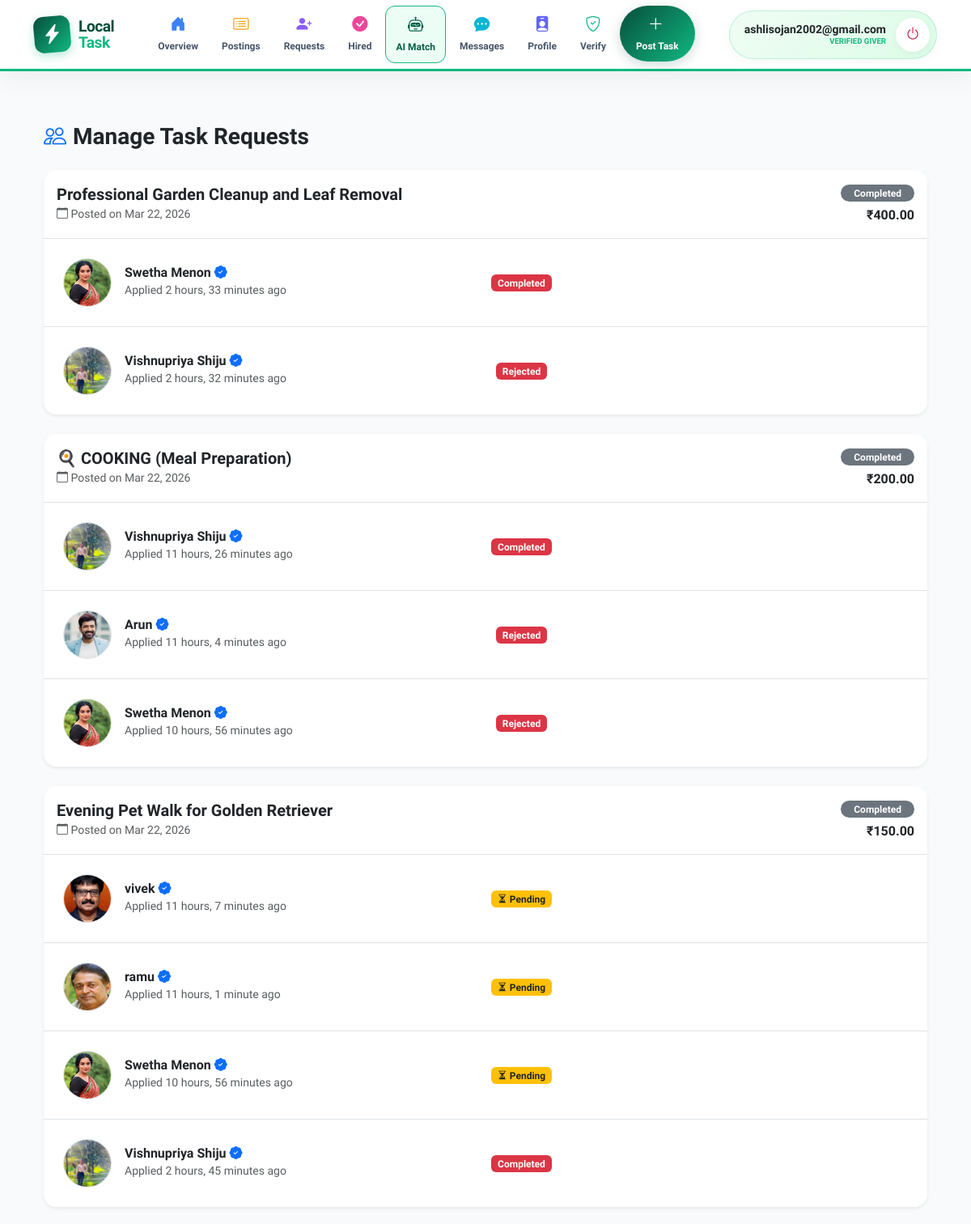
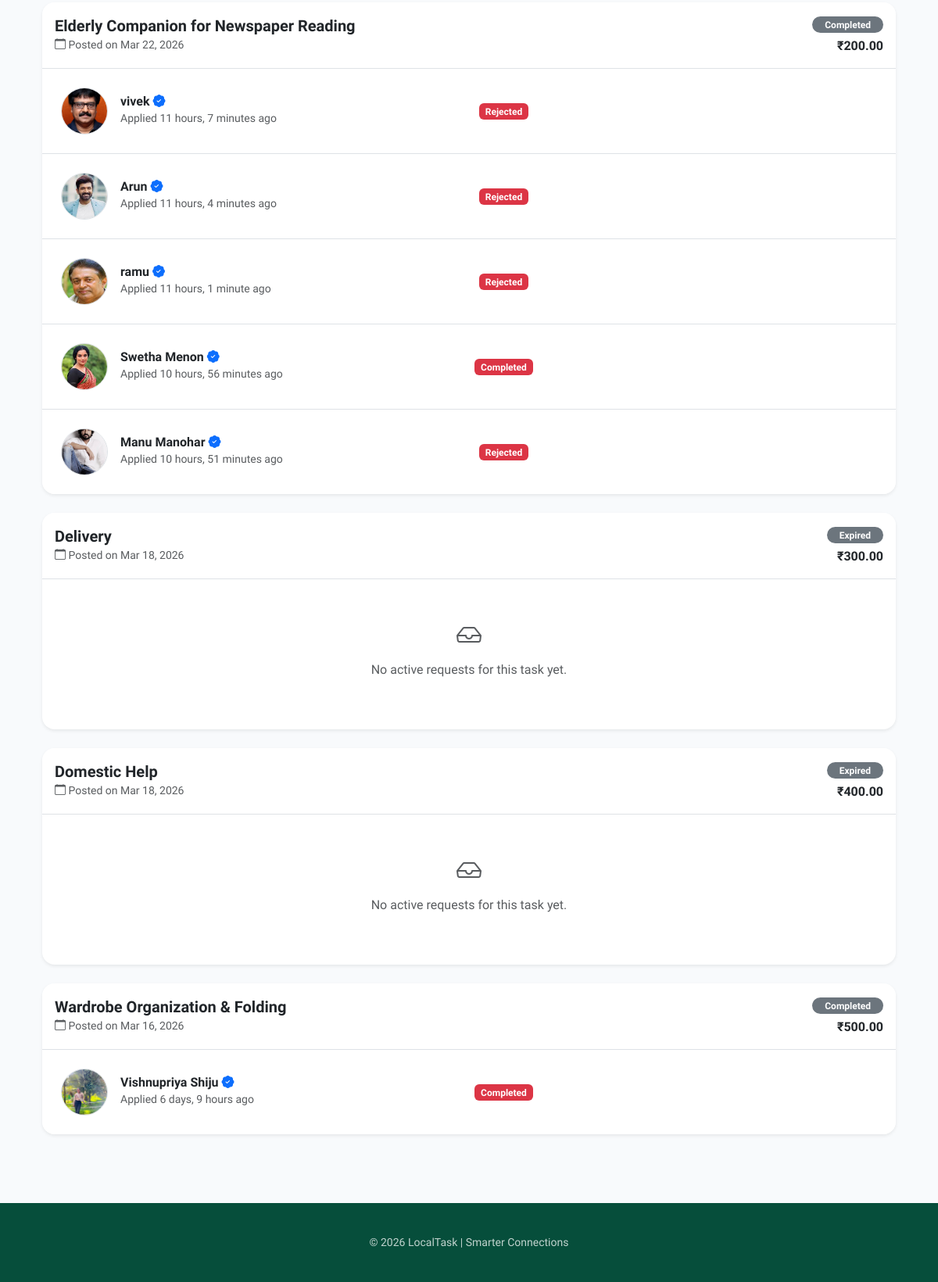
Page /manage-requests/ (signed in) on the committed database (2 pictures, top to bottom).
### accounts/models.py (models this page shows, shortened)
class User(AbstractUser):
    name = models.CharField(max_length=100)
    email = models.EmailField(unique=True)
    phone = models.CharField(max_length=15)
    ROLE_CHOICES = (
        ('giver', 'Giver'),
        ('doer', 'Doer'),
        ('admin', 'Admin'),
    )
    role = models.CharField(max_length=10, choices=ROLE_CHOICES)
    adhar_photo = models.ImageField(upload_to='adhar_photos/', null=True, blank=True)
    photo = models.ImageField(upload_to='profile_photos/', null=True, blank=True)
    certificate_file = models.FileField(upload_to='certificates/', null=True, blank=True)
    verification_attempts = models.IntegerField(default=0)
    approval_status = models.CharField(max_length=20, default='pending')
    status = models.CharField(max_length=20, default='Active')
    verification_live_photo = models.ImageField(
    upload_to='verification/live_photos/',
    null=True,
    blank=True
)
    USERNAME_FIELD = 'email'
    REQUIRED_FIELDS = ['username', 'name']

### giver/models.py (models this page shows, shortened)
class Task(models.Model):
    STATUS_CHOICES = [
        ('Open', 'Open'),
        ('Requested', 'Requested'),
        ('Accepted', 'Accepted'),
        ('Completed', 'Completed'),
        ('Cancelled', 'Cancelled'),
        ('Expired', 'Expired'),
    ]
    giver = models.ForeignKey(settings.AUTH_USER_MODEL, on_delete=models.CASCADE, related_name='tasks_posted')
    doer = models.ForeignKey(settings.AUTH_USER_MODEL, on_delete=models.SET_NULL, null=True, blank=True, related_name='tasks_accepted')
    category = models.ForeignKey(Category, on_delete=models.CASCADE)
    skill = models.ForeignKey(Skill, on_delete=models.CASCADE)
    district = models.ForeignKey(District, on_delete=models.SET_NULL, null=True)
    place = models.ForeignKey(Place, on_delete=models.SET_NULL, null=True)
    pincode = models.ForeignKey(Pincode, on_delete=models.SET_NULL, null=True)
    title = models.CharField(max_length=150)
    description = models.TextField()
    budget = models.DecimalField(max_digits=10, decimal_places=2)
    status = models.CharField(max_length=30, choices=STATUS_CHOICES, default='Open')
    created_at = models.DateTimeField(auto_now_add=True)
    expiry_at = models.DateTimeField(null=True, blank=True)
    deadline_datetime = models.DateTimeField()
    is_active = models.BooleanField(default=True)

### doer/models.py (models this page shows, shortened)
class TaskRequest(models.Model):
    STATUS_CHOICES = [
        ('Pending', 'Pending'),
        ('Accepted', 'Accepted'),
        ('Rejected', 'Rejected'),
        ('Cancelled', 'Cancelled'),
    ]
    task = models.ForeignKey(Task, on_delete=models.CASCADE, related_name='task_requests')
    doer = models.ForeignKey(settings.AUTH_USER_MODEL, on_delete=models.CASCADE, related_name='my_requests')
    status = models.CharField(max_length=20, choices=STATUS_CHOICES, default='Pending')
    message = models.TextField(blank=True, null=True)
    created_at = models.DateTimeField(auto_now_add=True)
    updated_at = models.DateTimeField(auto_now=True)
    class Meta:
        unique_together = ('task', 'doer')

### giver/views.py (the view)
# urls.py: path('manage-requests/', views.view_task_requests, name='manage_requests'),
@never_cache
@login_required
def view_task_requests(request):
    my_tasks = Task.objects.filter(giver=request.user).prefetch_related(
        'task_requests', 'task_requests__doer'
    ).order_by('-created_at')
    return render(request, 'giver/view_requests.html', {
        'my_tasks': my_tasks
    })

### giver/templates/giver/view_requests.html (shortened to what this page needs)
{% extends 'giver/base_giver.html' %}
{% block content %}
<div class="container py-4">
    <h3 class="fw-bold mb-4"><i class="bi bi-people text-primary me-2"></i>Manage Task Requests</h3>
    {% for task in my_tasks %}
    <div class="card shadow-sm border-0 rounded-4 mb-4 overflow-hidden">
        <div class="card-header bg-white py-3 border-bottom">
            <div class="d-flex justify-content-between align-items-center">
                <div>
                    <h5 class="fw-bold mb-0">{{ task.title }}</h5>
                    <small class="text-muted"><i class="bi bi-calendar"></i> Posted on {{ task.created_at|date:"M d, Y" }}</small>
                </div>
                <div class="text-end">
                    <span class="badge {% if task.status == 'Open' %}bg-success{% else %}bg-secondary{% endif %} rounded-pill px-3">
                        {{ task.status }}
                    </span>
                    <div class="fw-bold text-dark mt-1">₹{{ task.budget }}</div>
                </div>
            </div>
        </div>
        <div class="card-body p-0">
            <div class="list-group list-group-flush">
                {% for req in task.task_requests.all %}
                    {% if req.status != 'Cancelled' %}
                    <div class="list-group-item p-4">
                        <div class="row align-items-center">
                            <div class="col-md-5 d-flex align-items-center">
                                <a href="{% url 'public_doer_profile' req.doer.id %}" class="text-decoration-none">
                                    {% if req.doer.photo %}
                                        <img src="{{ req.doer.photo.url }}" class="rounded-circle border me-3" width="60" height="60" style="object-fit: cover;">
                                    {% else %}
                                        <div class="rounded-circle bg-primary text-white d-flex align-items-center justify-content-center me-3" style="width: 60px; height: 60px; font-size: 1.5rem;">
                                            {{ req.doer.name|slice:":1" }}
                                        </div>
                                    {% endif %}
                                </a>
                                <div>
                                    <h6 class="fw-bold mb-0">
                                        <a href="{% url 'public_doer_profile' req.doer.id %}" class="text-dark text-decoration-none">
                                            {{ req.doer.name }}
                                        </a>
                                        {% if req.doer.approval_status == 'Accepted' %}
                                            <i class="bi bi-patch-check-fill text-primary" title="Verified Doer"></i>
                                        {% endif %}
                                    </h6>
                                    <small class="text-muted">Applied {{ req.created_at|timesince }} ago</small>
                                </div>
                            </div>
                            <div class="col-md-3 text-center">
                                {% if req.status == 'Pending' %}
                                    <span class="badge bg-warning text-dark"><i class="bi bi-hourglass-split"></i> Pending</span>
                                {% elif req.status == 'Accepted' %}
                                    <span class="badge bg-success"><i class="bi bi-check-all"></i> Hired</span>
                                {% else %}
                                    <span class="badge bg-danger">{{ req.status }}</span>
                                {% endif %}
                            </div>
                        </div>
                    </div>
                    {% endif %}
                {% empty %}
                    <div class="p-5 text-center">
                        <i class="bi bi-inbox text-muted" style="font-size: 2rem;"></i>
                        <p class="text-muted mt-2">No active requests for this task yet.</p>
                    </div>
                {% endfor %}
            </div>
        </div>
    </div>
    {% empty %}
    <div class="text-center py-5">
        <i class="bi bi-plus-circle text-muted" style="font-size: 3rem;"></i>
        <p class="mt-3 text-muted">You haven't posted any tasks yet.</p>
        <a href="{% url 'post_task' %}" class="btn btn-primary rounded-pill">Post Your First Task</a>
    </div>
    {% endfor %}
</div>
{% endblock %}

### giver/templates/giver/base_giver.html (shortened to what this page needs)
<!DOCTYPE html>
<html lang="en">
<head>
    <link href="https://cdn.jsdelivr.net/npm/bootstrap@5.3.0/dist/css/bootstrap.min.css" rel="stylesheet">
    <link rel="stylesheet" href="https://cdn.jsdelivr.net/npm/bootstrap-icons@1.11.0/font/bootstrap-icons.css">
</head>
<body>
    <nav class="giver-nav sticky-top">
        <div class="container nav-container">
            <a href="{% url 'giver_home' %}" class="logo-box">
                <div class="logo-icon">
                    <i class="bi bi-lightning-charge-fill"></i>
                </div>
                <div class="logo-text">
                    Local<br><span style="color: var(--emerald-main)">Task</span>
                </div>
            </a>
            <ul class="nav-links-list">
                <li><a href="{% url 'giver_home' %}"><i class="bi bi-house-door-fill i-overview"></i>Overview</a></li>
                <li><a href="{% url 'my_tasks' %}"><i class="bi bi-card-list i-post"></i>Postings</a></li>
                <li><a href="{% url 'manage_requests' %}"><i class="bi bi-person-plus-fill i-req"></i>Requests</a></li>
                <li><a href="{% url 'giver_hired_tasks' %}"><i class="bi bi-check-circle-fill i-hired"></i>Hired</a></li>
                {% if user.approval_status == 'Accepted' %}
                <li><a href="{% url 'ai_match_expert_page' %}" class="ai-match-btn"><i class="bi bi-robot"></i>AI Match</a></li>
                {% else %}
                <li style="opacity: 0.4;"><a href="#" title="Verification Required"><i class="bi bi-lock-fill"></i>AI Match</a></li>
                {% endif %}
                <li><a href="{% url 'giver_chat_inbox' %}"><i class="bi bi-chat-dots-fill i-msg"></i>Messages</a></li>
                <li><a href="{% url 'giver_profile_view' %}"><i class="bi bi-person-badge-fill i-prof"></i>Profile</a></li>
                <li><a href="{% url 'giver_verification' %}"><i class="bi bi-shield-check i-verify"></i>Verify</a></li>
                <li><a href="{% url 'post_task' %}" class="post-task-cta"><i class="bi bi-plus-lg me-1"></i>Post Task</a></li>
            </ul>
            <div class="user-zone">
                <div class="user-meta d-none d-xl-block">
                    <div class="fw-bold text-dark small">{{ user.username }}</div>
                    <div style="font-size: 0.6rem; font-weight: 800; color: var(--emerald-main);">
                        {% if user.approval_status == 'Accepted' %}VERIFIED GIVER{% else %}GIVER{% endif %}
                    </div>
                </div>
                <a href="{% url 'logout_user' %}" class="logout-btn" title="Sign Out">
                    <i class="bi bi-power"></i>
                </a>
            </div>
        </div>
    </nav>
    <main class="main-wrapper">
        <div class="container">
            {% block content %}{% endblock %}
        </div>
    </main>
    <footer>
        <div class="container">
            <p class="small opacity-75 mb-0">&copy; 2026 LocalTask | Smarter Connections</p>
        </div>
    </footer>
</body>
</html>

### giver/templates/giver/base_giver.html (style rules this page uses)
:root { --main-gradient: linear-gradient(135deg, #064e3b 0%, #10b981 100%); --user-gradient: linear-gradient(135deg, #f0fdf4 0%, #dcfce7 100%); --emerald-main: #10b981; --soft-bg: #f8fafc; }
body { background-color: var(--soft-bg); min-height: 100vh; display: flex; flex-direction: column; font-family: 'Plus Jakarta Sans', sans-serif; }
.giver-nav { background: rgba(255, 255, 255, 0.98); backdrop-filter: blur(15px); border-bottom: 3px solid var(--emerald-main); padding: 0; box-shadow: 0 10px 30px rgba(0, 0, 0, 0.05); z-index: 1050; }
.nav-container { display: flex; justify-content: space-between; align-items: center; height: 85px; }
.logo-box { display: flex; align-items: center; gap: 10px; text-decoration: none; }
.logo-icon { width: 45px; height: 45px; background: var(--main-gradient); border-radius: 12px; display: flex; align-items: center; justify-content: center; color: white; font-size: 1.5rem; box-shadow: 0 4px 12px rgba(16, 185, 129, 0.3); transform: rotate(-5deg); }
.logo-text { font-weight: 800; font-size: 1.2rem; color: #064e3b; letter-spacing: -0.5px; line-height: 1; }
.nav-links-list { display: flex; gap: 5px; list-style: none; margin: 0; padding: 0; }
.nav-links-list a { text-decoration: none; color: #475569; font-weight: 700; font-size: 0.75rem; padding: 10px 12px; border-radius: 12px; display: flex; flex-direction: column; align-items: center; transition: all 0.3s; }
.nav-links-list a i { font-size: 1.2rem; margin-bottom: 3px; }
.i-overview { color: #3b82f6; }
.i-post { color: #f59e0b; }
.i-req { color: #8b5cf6; }
.i-hired { color: #ec4899; }
.i-msg { color: #06b6d4; }
.i-prof { color: #6366f1; }
.i-verify { color: #10b981; }
.ai-match-btn { background: #ecfdf5 !important; border: 1px solid #10b981; color: #065f46 !important; }
.post-task-cta { background: var(--main-gradient) !important; color: white !important; padding: 10px 20px !important; border-radius: 50px !important; font-weight: 800 !important; font-size: 0.75rem !important; box-shadow: 0 4px 15px rgba(6, 78, 59, 0.2); }
.user-zone { display: flex; align-items: center; gap: 12px; background: var(--user-gradient); padding: 8px 8px 8px 18px; border-radius: 50px; border: 1px solid rgba(16, 185, 129, 0.2); box-shadow: 0 4px 15px rgba(0,0,0,0.03); }
.user-meta { text-align: right; line-height: 1.2; }
.logout-btn { width: 42px; height: 42px; background: white; color: #be123c; border-radius: 50%; display: flex; align-items: center; justify-content: center; text-decoration: none; font-size: 1.1rem; transition: all 0.3s; box-shadow: 0 2px 8px rgba(0,0,0,0.05); }
.main-wrapper { flex: 1; padding: 2.5rem 0; }
footer { background: #064e3b; color: white; padding: 2.5rem 0; text-align: center; }

### rows in the picture
User: username "ashlisojan2002@gmail.com"
Task: title "Professional Garden Cleanup and Leaf Removal", created_at "Mar 22, 2026", status "Completed", budget "400.00"
TaskRequest: doer.photo (picture), doer.name "Swetha Menon", created_at "2 hours, 33 minutes", status "Completed"
TaskRequest: doer.photo (picture), doer.name "Vishnupriya Shiju", created_at "2 hours, 32 minutes", status "Rejected"
Task: title "🍳 COOKING (Meal Preparation)", created_at "Mar 22, 2026", status "Completed", budget "200.00"
TaskRequest: doer.photo (picture), doer.name "Vishnupriya Shiju", created_at "11 hours, 26 minutes", status "Completed"
TaskRequest: doer.photo (picture), doer.name "Arun", created_at "11 hours, 4 minutes", status "Rejected"
TaskRequest: doer.photo (picture), doer.name "Swetha Menon", created_at "10 hours, 56 minutes", status "Rejected"
Task: title "Evening Pet Walk for Golden Retriever", created_at "Mar 22, 2026", status "Completed", budget "150.00"
TaskRequest: doer.photo (picture), doer.name "vivek", created_at "11 hours, 7 minutes", status "Pending" (drawn)
TaskRequest: doer.photo (picture), doer.name "ramu", created_at "11 hours, 1 minute", status "Pending" (drawn)
TaskRequest: doer.photo (picture), doer.name "Swetha Menon", created_at "10 hours, 56 minutes", status "Pending" (drawn)
TaskRequest: doer.photo (picture), doer.name "Vishnupriya Shiju", created_at "2 hours, 45 minutes", status "Completed"
Task: title "Elderly Companion for Newspaper Reading", created_at "Mar 22, 2026", status "Completed", budget "200.00"
TaskRequest: doer.photo (picture), doer.name "vivek", created_at "11 hours, 7 minutes", status "Rejected"
TaskRequest: doer.photo (picture), doer.name "Arun", created_at "11 hours, 4 minutes", status "Rejected"
TaskRequest: doer.photo (picture), doer.name "ramu", created_at "11 hours, 1 minute", status "Rejected"
TaskRequest: doer.photo (picture), doer.name "Swetha Menon", created_at "10 hours, 56 minutes", status "Completed"
TaskRequest: doer.photo (picture), doer.name "Manu Manohar", created_at "10 hours, 51 minutes", status "Rejected"
Task: title "Delivery", created_at "Mar 18, 2026", status "Expired", budget "300.00"
Task: title "Domestic Help", created_at "Mar 18, 2026", status "Expired", budget "400.00"
Task: title "Wardrobe Organization & Folding", created_at "Mar 16, 2026", status "Completed", budget "500.00"
TaskRequest: doer.photo (picture), doer.name "Vishnupriya Shiju", created_at "6 days, 9 hours", status "Completed"
